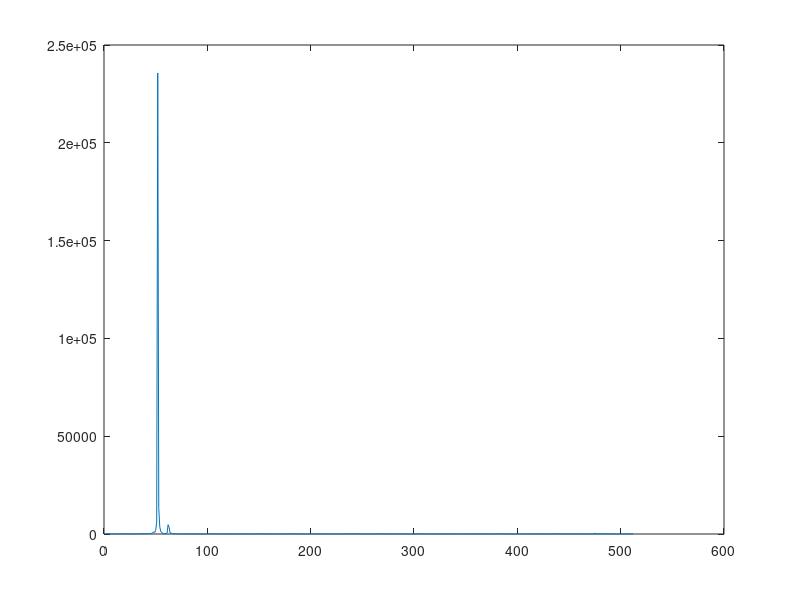

MATLAB code for this plot:
% Homework 1
% Generate a signal of two sinusoids with additive white noise
% then plot, apply DFT, and computer power spectrum.
% Zeyu Liu
% Created 9/17/2019
% Revised

function homework1
% 1. Generate 1024-point white Gaussian random noise w, 
% with zero mean and unit variance.

w = randn(1024,1);
plot(w);
pause;

% 2. Generate the 1024-point signal x of two sinusoids with noise 
x = zeros(1024,1);

for n= 1:1024;
    x(n) = cos(0.1*pi*n) + 0.2*sin(0.2*pi*n) + 0.2*w(n);
end;

% 3. plot x(n)
plot(x);
pause;

% 4. Compute the DFT of x(n), and obtain X(k).
X = fft(x);
plot(X);
pause;
% plot real plot
plot(real(X));
pause;
% plot imaginary part
plot(imag(X));
pause;
% plot magnitude
plot(abs(X));
pause;
% plot phase
plot(angle(X));
pause;

% 5. Plot the periodogram, for k=1,..,512. How many peaks can you observe? What are the locations of the peaks?

for m = 1:512
    X1(m) = (abs(X(m)))^2;
end;
plot(X1);
pause;
% plot real plot
% plot(real(X1));
% pause;
% plot imaginary part
% plot(imag(X1));
% pause;
% plot magnitude
% plot(abs(X1));
% pause;
% plot phase
% plot(angle(X1));
% pause;

% 6. Repeat the above experiment by changing the frequency of the second sinusoid. Do you observe any differences?

for n= 1:1024,
    x2(n) = cos(0.1*pi*n) + 0.2*sin(0.12*pi*n) + 0.2*w(n);
end;
plot(x2);
pause;
X2 = fft(x2);
plot(X2);
pause;
% plot real plot
plot(real(X2));
pause;
% plot imaginary part
plot(imag(X2));
pause;
% plot magnitude
plot(abs(X2));
pause;
% plot phase
plot(angle(X2));
pause;

for m1 = 1:512
    X3(m1) = (abs(X2(m1)))^2;
end;
plot(X3);
pause;
